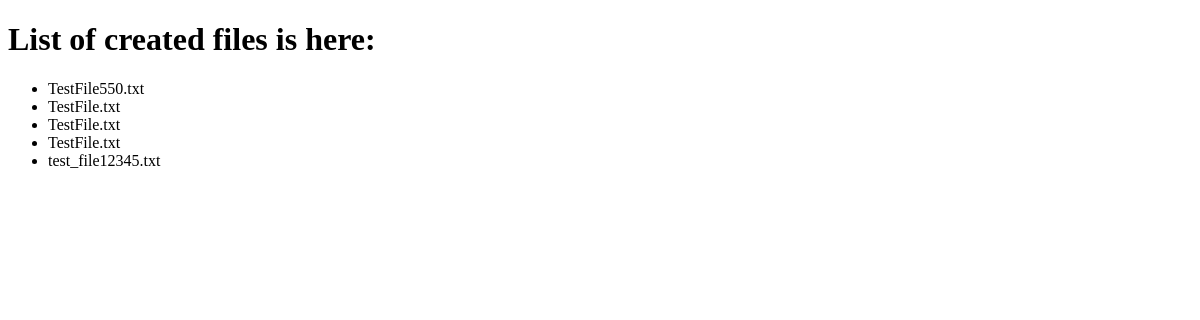
Before: / with the older database file.
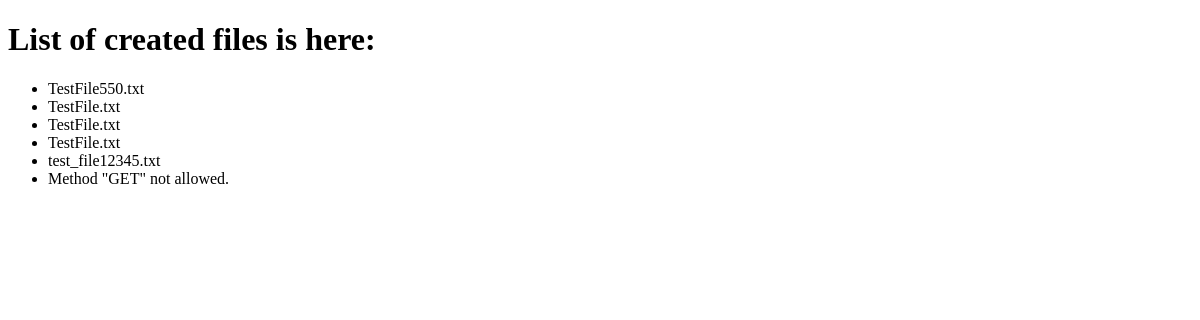
After: the same page with the newer database file.
### google_drive/models.py (models this page shows)
class File(models.Model):
    name = models.CharField(max_length=255)
    data = models.TextField()
    class Meta:
        app_label = 'google_drive'

### google_drive/views.py (the view)
# urls.py: path('', views.file_list, name='file_list'),
def file_list(request):
    files = File.objects.all()
    return render(request, 'file_list.html', {'files': files})

### no_favicon.py (called while the page is built)
    def __call__(self, request):
        if request.path == '/favicon.ico':
            return HttpResponsePermanentRedirect('/')
        return self.get_response(request)

### google_drive/templates/file_list.html (shortened to what this page needs)
<!DOCTYPE html>
<html lang="en">
<head>
</head>
<body>
    <h1>List of created files is here: </h1>
    <ul>
        {% for file in files %}
            <li>{{ file.name }}</li>
        {% endfor %}
    </ul>
</body>
</html>

Changed rows visible on the page:
added File: name "Method \"GET\" not allowed."
